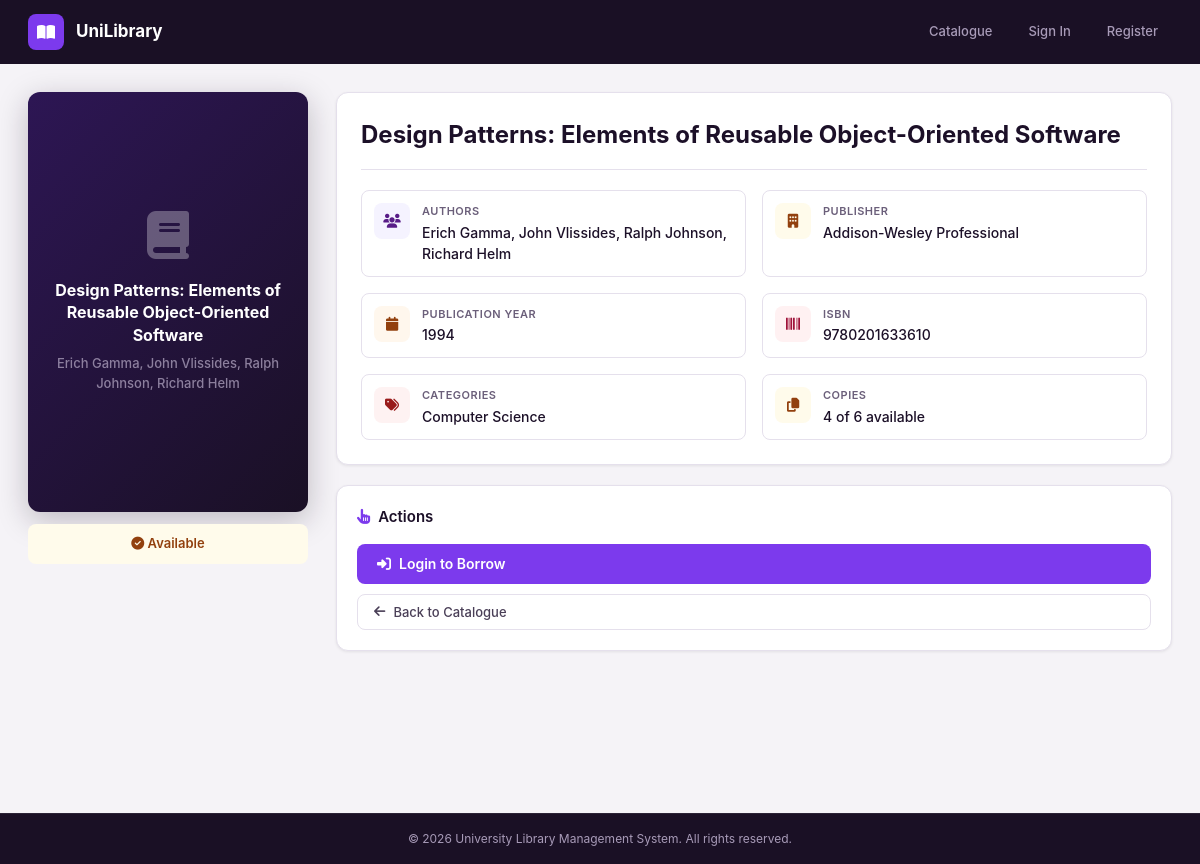
Page /pages/books/book-details.php?book_id=1 on the committed database.
### tables this page shows
CREATE TABLE books (
    book_id INT AUTO_INCREMENT PRIMARY KEY,
    title VARCHAR(200) NOT NULL,
    isbn VARCHAR(30) UNIQUE,
    publisher_id INT,
    publish_year YEAR,
    total_copies INT NOT NULL,
    available_copies INT NOT NULL,
    FOREIGN KEY (publisher_id) REFERENCES publishers(publisher_id)
);

CREATE TABLE publishers (
    publisher_id INT AUTO_INCREMENT PRIMARY KEY,
    publisher_name VARCHAR(150) NOT NULL
);

### pages/books/book-details.php (the view, shortened to what this page needs)
<?php
require_once dirname(__DIR__, 2) . '/config/bootstrap.php';
$isLoggedIn = !empty($_SESSION['user_id']);
$basePath = '../..';
$bookId = (int)($_GET['book_id'] ?? 0);
$book = null;
$alreadyBorrowed = false;
$alreadyReserved = false;
if ($bookId > 0) {
    $statement = $pdo->prepare('SELECT b.book_id, b.title, b.isbn, b.publish_year, b.available_copies, b.total_copies, p.publisher_name, GROUP_CONCAT(DISTINCT a.author_name SEPARATOR ", ") AS authors, GROUP_CONCAT(DISTINCT c.category_name SEPARATOR ", ") AS categories FROM books b LEFT JOIN publishers p ON b.publisher_id = p.publisher_id LEFT JOIN book_authors ba ON b.book_id = ba.book_id LEFT JOIN authors a ON ba.author_id = a.author_id LEFT JOIN book_categories bc ON b.book_id = bc.book_id LEFT JOIN categories c ON bc.category_id = c.category_id WHERE b.book_id = ? GROUP BY b.book_id');
    $statement->execute([$bookId]);
    $book = $statement->fetch();
}
?>
<!doctype html>
<html lang="en">
<head>
  <link rel="stylesheet" href="https://cdnjs.cloudflare.com/ajax/libs/font-awesome/6.5.1/css/all.min.css">
  <link rel="stylesheet" href="<?php echo $basePath; ?>/assets/css/style.css">
</head>
<?php if ($isLoggedIn) { ?>
<body class="app-layout">
  <?php
    if (is_admin()) {
      include dirname(__DIR__, 2) . '/partials/sidebar-admin.php';
    } else {
      include dirname(__DIR__, 2) . '/partials/sidebar-student.php';
    }
  ?>
  <div class="main-content">
    <?php include dirname(__DIR__, 2) . '/partials/topbar.php'; ?>
<?php } else { ?>
<body>
  <nav class="public-topbar">
    <a href="<?php echo $basePath; ?>/index.php" class="pub-brand">
      <div class="pub-logo"><i class="fas fa-book-open"></i></div>
      <span>UniLibrary</span>
    </a>
    <div class="pub-nav">
      <a href="search-books.php">Catalogue</a>
      <a href="../auth/login.php">Sign In</a>
      <a href="../auth/register.php">Register</a>
    </div>
  </nav>
  <div class="main-content" style="margin-left:0">
<?php } ?>
    <div class="content-area">
      <?php if (!$book) { ?>
        <div class="card">
          <div class="empty-state">
            <i class="fas fa-search"></i>
            <p>Book not found. Please return to the catalogue.</p>
            <a href="search-books.php" class="btn btn-primary mt-16"><i class="fas fa-arrow-left"></i> Back to Search</a>
          </div>
        </div>
      <?php } else { ?>
        <div class="book-detail-page">
          <div class="book-cover-area">
            <div class="book-cover-placeholder">
              <i class="fas fa-book"></i>
              <span class="book-cover-title"><?php echo htmlspecialchars($book['title']); ?></span>
              <span class="book-cover-author"><?php echo htmlspecialchars($book['authors'] ?? 'Unknown Author'); ?></span>
            </div>
            <div class="book-availability-badge <?php echo (int)$book['available_copies'] > 0 ? 'avail-yes' : 'avail-no'; ?>">
              <i class="fas fa-<?php echo (int)$book['available_copies'] > 0 ? 'check-circle' : 'times-circle'; ?>"></i>
              <?php echo (int)$book['available_copies'] > 0 ? 'Available' : 'Checked Out'; ?>
            </div>
          </div>
          <div class="book-info-area">
            <div class="card">
              <h2 class="book-detail-title"><?php echo htmlspecialchars($book['title']); ?></h2>
              <div class="book-detail-meta-grid">
                <div class="meta-item">
                  <div class="meta-icon blue"><i class="fas fa-users"></i></div>
                  <div>
                    <div class="meta-label">Authors</div>
                    <div class="meta-value"><?php echo htmlspecialchars($book['authors'] ?? 'Unknown'); ?></div>
                  </div>
                </div>
                <div class="meta-item">
                  <div class="meta-icon green"><i class="fas fa-building"></i></div>
                  <div>
                    <div class="meta-label">Publisher</div>
                    <div class="meta-value"><?php echo htmlspecialchars($book['publisher_name'] ?? 'N/A'); ?></div>
                  </div>
                </div>
                <div class="meta-item">
                  <div class="meta-icon amber"><i class="fas fa-calendar"></i></div>
                  <div>
                    <div class="meta-label">Publication Year</div>
                    <div class="meta-value"><?php echo htmlspecialchars((string)($book['publish_year'] ?? 'N/A')); ?></div>
                  </div>
                </div>
                <div class="meta-item">
                  <div class="meta-icon cyan"><i class="fas fa-barcode"></i></div>
                  <div>
                    <div class="meta-label">ISBN</div>
                    <div class="meta-value"><?php echo htmlspecialchars((string)($book['isbn'] ?? 'N/A')); ?></div>
                  </div>
                </div>
                <div class="meta-item">
                  <div class="meta-icon red"><i class="fas fa-tags"></i></div>
                  <div>
                    <div class="meta-label">Categories</div>
                    <div class="meta-value"><?php echo htmlspecialchars($book['categories'] ?? 'Uncategorised'); ?></div>
                  </div>
                </div>
                <div class="meta-item">
                  <div class="meta-icon <?php echo (int)$book['available_copies'] > 0 ? 'green' : 'red'; ?>"><i class="fas fa-copy"></i></div>
                  <div>
                    <div class="meta-label">Copies</div>
                    <div class="meta-value"><?php echo (int)$book['available_copies']; ?> of <?php echo (int)$book['total_copies']; ?> available</div>
                  </div>
                </div>
              </div>
            </div>
            <div class="card book-action-card">
              <h3><i class="fas fa-hand-pointer" style="color:var(--primary);margin-right:8px"></i>Actions</h3>
              <div class="book-action-btns">
                <?php if ($isLoggedIn && !is_admin()) { ?>
                  <?php if ($alreadyBorrowed) { ?>
                    <button class="btn btn-secondary" disabled style="width:100%"><i class="fas fa-check"></i> Already Borrowed</button>
                  <?php } elseif ((int)$book['available_copies'] > 0) { ?>
                    <form method="post" action="book-details.php?book_id=<?php echo (int)$book['book_id']; ?>">
                      <?php echo csrf_field(); ?>
                      <input type="hidden" name="action" value="borrow">
                      <input type="hidden" name="book_id" value="<?php echo (int)$book['book_id']; ?>">
                      <button class="btn btn-primary" type="submit" style="width:100%">
                        <i class="fas fa-hand-holding"></i> Borrow This Book
                      </button>
                    </form>
                  <?php } else { ?>
                    <?php if ($alreadyReserved) { ?>
                      <button class="btn btn-secondary" disabled style="width:100%"><i class="fas fa-clock"></i> Already Reserved</button>
                    <?php } else { ?>
                      <form method="post" action="book-details.php?book_id=<?php echo (int)$book['book_id']; ?>">
                        <?php echo csrf_field(); ?>
                        <input type="hidden" name="action" value="reserve">
                        <input type="hidden" name="book_id" value="<?php echo (int)$book['book_id']; ?>">
                        <button class="btn btn-secondary" type="submit" style="width:100%"><i class="fas fa-bookmark"></i> Reserve This Book</button>
                      </form>
                    <?php } ?>
                  <?php } ?>
                <?php } elseif (!$isLoggedIn) { ?>
                  <a href="../auth/login.php" class="btn btn-primary" style="width:100%;text-align:center"><i class="fas fa-sign-in-alt"></i> Login to Borrow</a>
                <?php } ?>
                <a href="search-books.php" class="btn btn-ghost" style="width:100%;text-align:center"><i class="fas fa-arrow-left"></i> Back to Catalogue</a>
              </div>
            </div>
          </div>
        </div>
      <?php } ?>
    </div>
    <?php include dirname(__DIR__, 2) . '/partials/footer.php'; ?>
  </div>
</body>
</html>

### rows in the picture
books: title "Design Patterns: Elements of Reusable Object-Oriented Software", publisher.publisher_name "Addison-Wesley Professional", publish_year "1994", isbn "9780201633610", available_copies "4", total_copies "6"

### other values in the picture
$book['authors'] "Erich Gamma, John Vlissides, Ralph Johnson, Richard Helm"
$book['categories'] "Computer Science"
